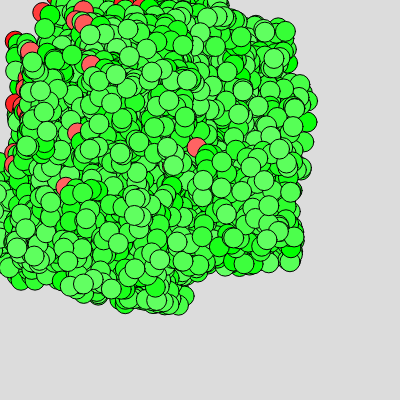
Frame 1 (no input)
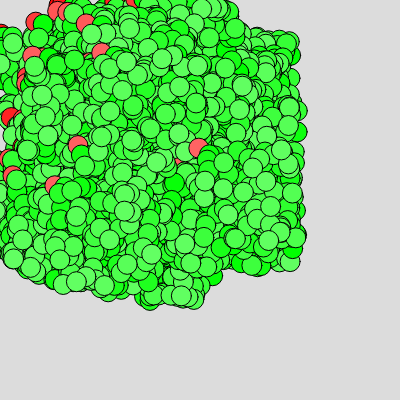
Frame 60 (no input)
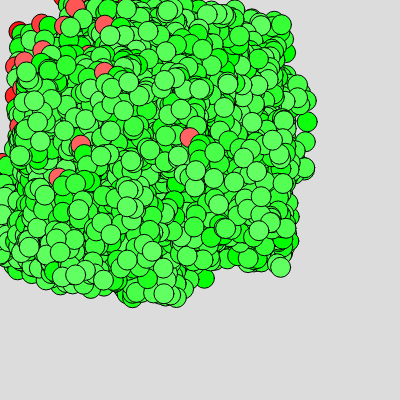
Frame 120 (the mouse pressed at the canvas centre since frame 60)

The p5.js sketch that drew these frames (run headless with seeded random() and noise() and a simulated clock; from frame 60 on, the mouse is pressed at the canvas centre):

// p5.js sketch
// ── sketch.js
let coord = [];

function setup() {
  createCanvas(400, 400);
  for(let i=0; i<100 ; i++){
    coord.push(new m());
    for(let j=0; j<100 ; j++){
      coord[i].add_point(random(100),random(100));
    }
    coord[i].translate(random(200),random(200));
  }
}

function draw() {
  background(220);
  for(let i=0; i<100 ; i++){
    coord[i].push();
    coord[i].scale(1.001);
    coord[i].rotate(random(5));
    coord[i].translate(random(10),random(10));
    fill(color(255,i,i));
    circle(coord[i].final_origin[0],coord[i].final_origin[1],20);
    for(let j=0; j<100 ; j++){
      fill(color(j,255,j));
      let p = coord[i].get_point(j);
      circle(p[0],p[1],20);
    }
    coord[i].pop();
  }
}



function m(){
  this.final_origin = [0,0];
  this.points = [];
  this.history = [];
  this.mat = new matrix();
  this.count = 0;
  this.pushed_origin = [0,0];
  this.pushed_points = [];
  this.pushed_mat = new matrix();
  this.kk = 0;
  
  this.add_point = function(a,b){
    this.points.push([a,b]);
    this.pushed_points.push([0,0]);
    this.count++;
  }
  
  this.get_point = function(index){
    return this.points[index];
  }
  
  this.push = function(){
    this.pushed_origin[0] = this.final_origin[0];
    this.pushed_origin[1] = this.final_origin[1];
    for(let i=0; i<this.count; i++){
      this.pushed_points[i][0] = this.points[i][0];
      this.pushed_points[i][1] = this.points[i][1];
    }
    this.pushed_mat.ix = this.mat.ix;
    this.pushed_mat.iy = this.mat.iy;
    this.pushed_mat.jx = this.mat.jx;
    this.pushed_mat.jy = this.mat.jy;
  }
  
  this.pop = function(){
    this.final_origin[0] = this.pushed_origin[0];
    this.final_origin[1] = this.pushed_origin[1];
    for(let i=0; i<this.count; i++){
      this.points[i][0] = this.pushed_points[i][0];
      this.points[i][1] = this.pushed_points[i][1];
    }
    this.mat.ix = this.pushed_mat.ix;
    this.mat.iy = this.pushed_mat.iy;
    this.mat.jx = this.pushed_mat.jx;
    this.mat.jy = this.pushed_mat.jy;
  }
  
  this.translate = function(a,b){
    this.history.push({translate:[a,b]});
    let prev0 = this.final_origin[0];
    let prev1 = this.final_origin[1];
    this.final_origin[0] += this.mat.ix*a+this.mat.iy*a;
    this.final_origin[1] += this.mat.jx*b+this.mat.jy*b;
    for(let i=0; i<this.points.length; i++){
      this.points[i][0] += this.final_origin[0] - prev0;
      this.points[i][1] += this.final_origin[1] - prev1;
    }
  }
  
  this.rotate = function(angle){
    this.history.push({rotate:[angle]});
    for(let i=0; i<this.points.length; i++){
      let a1 = this.points[i][0] - this.final_origin[0] ;
      let a2 = this.points[i][1] - this.final_origin[1] ;
      [a1,a2] = this.mat.apply_inverse(a1,a2);
      this.mat.rotate(angle);
      [a1,a2] = this.mat.rotate_point(a1,a2);
      this.points[i][0] = this.final_origin[0] + a1;
      this.points[i][1] = this.final_origin[1] + a2;
    }
  }
  
  this.scale = function(a,b){
    this.history.push({scale:[a,b]});
    for(let i=0; i<this.points.length; i++){
      let a1 = this.points[i][0] - this.final_origin[0] ;
      let a2 = this.points[i][1] - this.final_origin[1] ;
      [a1,a2] = this.mat.apply_inverse(a1,a2);
      this.mat.scale(a,a);
      [a1,a2] = this.mat.transform(a1,a2);
      this.points[i][0] = this.final_origin[0] + a1;
      this.points[i][1] = this.final_origin[1] + a2;
    }
  }
}


function matrix(){
  this.ix = 1;
  this.iy = 0;
  this.jx = 0;
  this.jy = 1;
  
  this.set = function(a,b,c,d){
    this.ix = a;
    this.iy = b;
    this.jx = c;
    this.jy = d;
  }
  
  this.apply_matrix = function(ax,ay,bx,by,a,b){
    let a1 = a*ax+b*bx;
    let a2 = a*ay+b*by;
    return [a1,a2];
  }
  
  this.transform = function(a,b){
    let a1 = a*this.ix+b*this.jx;
    let a2 = a*this.iy+b*this.jy;
    return [a1,a2];
  }
  
  
  this.rotate = function(angle){
    let angle1 = angle*PI/180;
    let c1 = cos(angle1);
    let s1 = sin(angle1);
    let a1 = c1*this.ix-s1*this.iy;
    let a2 = c1*this.jx-s1*this.jy;
    let b1 =  s1*this.ix+c1*this.iy;
    let b2 =  s1*this.jx+c1*this.jy;
    this.ix = a1;
    this.jx = a2;
    this.iy = b1;
    this.jy = b2;
  }
  
  this.rotate_point = function(a,b){
    let a1 = a*this.ix+b*this.jx;
    let a2 = a*this.iy+b*this.jy;
    return [a1,a2];
  }
  
  this.scale = function(s1,s2){
    this.ix *= s1;
    this.iy *= s1;
    this.jx *= s2;
    this.jy *= s2;
  }
  
  
  this.apply_inverse = function(a,b){
    let mag = this.ix*this.jy - this.jx*this.iy;
    let ax = this.jy;
    let ay = -this.iy;
    let bx = -this.jx;
    let by = this.ix;
    if(mag == 0){
      console.log("Sorry , determinant is zero");
      return [a,b];
    }
    let a1 = a*ax+b*bx;
    let a2 = a*ay+b*by;
    a1 /= mag;
    a2 /= mag;
    return [a1,a2];
  }
}

// ── poly_detection.js
//It works finer than i thought
//If return value is in [360-delta,360+delta] then point lies inside the convex or concave shape.


let points = {
}
let p = [150,150];

function setup() {
  createCanvas(400, 400);
  let radius = 100;
  for(let i=0,count = 0 ; i<360 ; i+=random(random(100)),count++){
    points[count] = [];
    points[count].push(width/2+random(radius)*cos(i*PI/180));
    points[count].push(height/2+random(radius)*sin(i*PI/180));
  }
  
  
}

function draw() {
  background(220);
  s1 = polyDetection(points);
  fill(0);
  text(s1,p[0]-15,p[1]+25);
  [p[0],p[1]] = [mouseX,mouseY];
}

function polyDetection(points){
  fill(255,255,0);
  circle(p[0],p[1],20);
  fill(color(255,0,0));
  stroke(0);
  let s1 = 0;
  let keys = Object.keys(points);
  for(let i=0; i<keys.length; i++){
    let p1 = points[keys[i]];
    let p2 = points[keys[ i == keys.length-1 ? 0 : i+1]];
    circle(p1[0],p1[1],20);
    line(p1[0],p1[1],p2[0],p2[1]);
    let u1 = createVector(p1[0],p1[1]);
    let u2 = createVector(p2[0],p2[1]);
    let u = createVector(p[0],p[1]);
    let z1 = p5.Vector.sub(u1,u);
    let z2 = p5.Vector.sub(u2,u);
    let angle = z1.angleBetween(z2)*180/PI;
    s1 += angle;
    //console.log(angle);
  }
  return s1;
}
